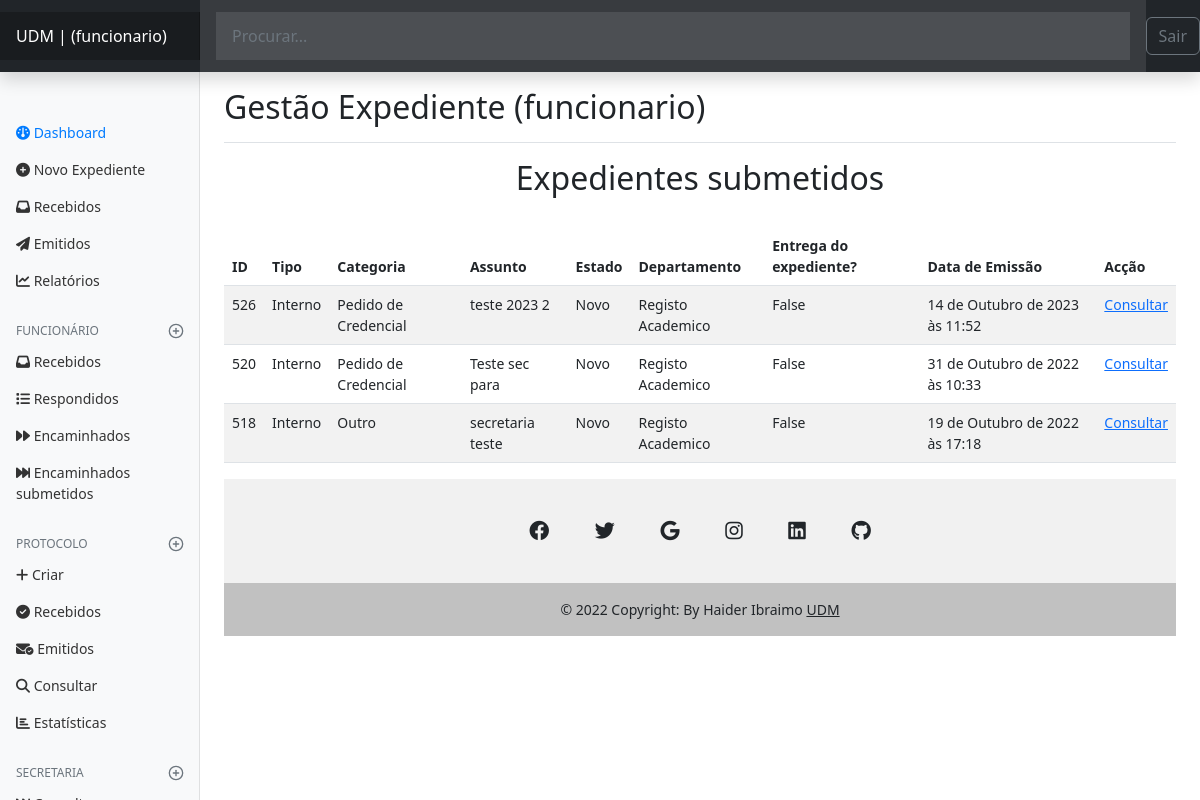
Page /authors/dashbord/expedient/emitidos (signed in) on the committed database.
### expedient/models.py (models this page shows, shortened)
class Expedient(models.Model):
    numero_Ex = models.IntegerField()
    tipo = models.CharField(max_length=50)
    departamento = models.CharField(max_length=100)
    categoria = models.CharField(max_length=100)
    assunto = models.CharField(max_length=150, null=False, )
    prioridade = models.CharField(max_length=20)
    confidencial = models.BooleanField(default=False)
    descricao = models.TextField(null=True, )
    estado = models.CharField(max_length=20)
    anexo = models.FileField(
        upload_to='expedient/uploads/%Y/%m/%d/', null=True,)
    data_emissao = models.DateTimeField(auto_now_add=True)
    data_recepcao = models.DateTimeField(auto_now=True)
    recebido = models.BooleanField(default=False)
    slug = models.SlugField()
    departamento = models.ForeignKey(
        Departamento, on_delete=models.SET_NULL, null=True, default=None)
    usuario = models.ForeignKey(User, on_delete=models.SET_NULL, null=True)

class Departamento(models.Model):
    nome = models.CharField(max_length=65)
    def __str__(self):
        return self.nome

### authors/views.py (the view)
# urls.py: path('dashbord/expedient/emitidos', views.dashbord_expedient_emitidos,
@login_required(login_url='authors:login', redirect_field_name='next')
def dashbord_expedient_emitidos(request):
    expedients = Expedient.objects.filter(
        usuario=request.user,
    ).exclude(estado='Respondido')
    funcionario = Funcionario.objects.filter(author=request.user).first()
    page_obj, pagination_range = make_pagination(
        request, expedients, PER_PAGE)
    return render(request,
                  'authors/pages/dashbord_emitidos.html', context={
                      'expedients': page_obj,
                      'pagination_range': pagination_range,
                      'funcionario': funcionario,
                  }
                  )

### authors/templates/authors/pages/dashbord_emitidos.html (shortened to what this page needs)
{% extends 'global/base.html' %}
{% block content %}
  <H2 align="center">Expedientes submetidos</H2>
  <br>
  <table class="table table-striped table-hover">
    <thead>
     <tr>
        <th>ID</th>
        <th>Tipo</th>
        <th>Categoria</th>
        <th>Assunto</th>
        <th>Estado</th>
        <th>Departamento</th>
        <th>Entrega do expediente?</th>
        <th>Data de Emissão</th>
        <th>Acção</th>
     </tr>
      </thead>
    {% for expedient in expedients %}
    <tr>
        <td> {{ expedient.id }} </td>
        <td>{{ expedient.tipo }}</td>
        <td>{{ expedient.categoria }}</td>
        <td>{{ expedient.assunto }}</td>
        <td>{{ expedient.estado }}</td>
        <td>{{ expedient.departamento }}</td>
        <td>{{ expedient.recebido }}</td>
        <td>{{ expedient.data_emissao }}</td>
        <td> <a href="{% url 'authors:dashbord_expedient_detail' expedient.id %}">Consultar</a> </td>
     </tr>
    {% empty %}
        <p style="color:red">Não tens nenhum expediente emitido, crie um.</p>
    {% endfor %}
</table>
{% endblock content %}

### expedient/templates/expedient/partials/header.html (shortened to what this page needs)
{% if request.user.is_authenticated %}
<header class="navbar navbar-dark sticky-top bg-dark flex-md-nowrap p-0 shadow">
    <a class="navbar-brand col-md-3 col-lg-2 me-0 px-3 fs-6" href="{% url 'authors:dashbord' %}">UDM  | ({{ request.user.username }}) </a>
    <form action="{% url 'authors:search' %}" method="get" class="form-control form-control-dark w-100 rounded-0 border-0">
    <input class="form-control form-control-dark w-100 rounded-0 border-0" type="text" placeholder="Procurar..." name="search"  aria-label="Search" value="{{ search_term }}">
    </form>
    <div class="navbar-nav">
      <div class="nav-item text-nowrap">
        <form action="{% url 'authors:logout' %}" method="POST">
          <button class="btn btn-outline-secondary" type="submit"> Sair</button>
      </form>
      </div>
    </div>
  </header>
  <div class="container-fluid">
    <div class="row">
      <nav id="sidebarMenu" class="col-md-3 col-lg-2 d-md-block bg-light sidebar collapse">
        <div class="position-sticky pt-3 sidebar-sticky">
          <ul class="nav flex-column"  style="padding-top: 25%;">
            <li class="nav-item">
              <a class="nav-link active" aria-current="page" href="{% url 'authors:dashbord' %}">
                <i class="fa-solid fa-gauge"></i>
                Dashboard
              </a>
            </li>
            <li class="nav-item">
              <a class="nav-link" href="{% url 'authors:dashbord_expedient_new' %}">
               <i class="fa-sharp fa-solid fa-circle-plus"></i>
              Novo Expediente
              </a>
            </li>
            <li class="nav-item">
              <a class="nav-link" href="{% url 'authors:dashbord_expedient_recebidos' %}">
                <i class="fa-sharp fa-solid fa-inbox"></i>
                Recebidos
              </a>
            </li>
            <li class="nav-item">
              <a class="nav-link" href="{% url 'authors:dashbord_expedient_emitidos' %}">
                <i class="fa-sharp fa-solid fa-paper-plane"></i>
                Emitidos
              </a>
            </li>
            <li class="nav-item">
              <a class="nav-link" href="#">
                <i class="fa-sharp fa-solid fa-chart-line"></i>
                Relatórios
              </a>
            </li>
          </ul>
{% if not funcionario %}
{% else %}
          <h6 class="sidebar-heading d-flex justify-content-between align-items-center px-3 mt-4 mb-1 text-muted text-uppercase">
            <span>Funcionário</span>
            <a class="link-secondary" href="#" aria-label="Add a new report">
              <span data-feather="plus-circle" class="align-text-bottom"></span>
            </a>
          </h6>
          <ul class="nav flex-column mb-2">
            <li class="nav-item">
              <a class="nav-link" href="{% url 'authors:dashbord_expedient_recebidos_funcionario'  %}">
                <i class="fa-sharp fa-solid fa-inbox"></i>
                Recebidos
              </a>
            </li>
            <li class="nav-item">
              <a class="nav-link" href="{% url 'authors:dashbord_expedient_respondidos_funcionario'  %}">
                <i class="fa-solid fa-list"></i>
                Respondidos
              </a>
            </li>
            <li class="nav-item">
              <a class="nav-link" href="{% url 'authors:dashbord_expedient_encaminhados_funcionario'  %}">
                <i class="fa-sharp fa-solid fa-forward"></i>
                Encaminhados
              </a>
            </li>
            <li class="nav-item">
              <a class="nav-link" href="{% url 'authors:dashbord_expedient_encaminhados_submetidos_funcionario'  %}">
                <i class="fa-solid fa-forward-fast"></i>
                Encaminhados submetidos
              </a>
            </li>
          </ul>
              <h6 class="sidebar-heading d-flex justify-content-between align-items-center px-3 mt-4 mb-1 text-muted text-uppercase">
                <span>Protocolo</span>
                <a class="link-secondary" href="#" aria-label="Add a new report">
                  <span data-feather="plus-circle" class="align-text-bottom"></span>
                </a>
              </h6>
              <ul class="nav flex-column mb-2">
                <li class="nav-item">
                  <a class="nav-link" href="{% url 'authors:dashbord_protocol_new'  %}">
                    <i class="fa-solid fa-plus"></i>
                    Criar
                  </a>
                </li>
                <li class="nav-item">
                  <a class="nav-link" href="{% url 'authors:dashbord_protocol_recebidos'  %}">
                    <i class="fa-solid fa-circle-check"></i>
                    Recebidos
                  </a>
                </li>
                <li class="nav-item">
                  <a class="nav-link" href="{% url 'authors:dashbord_protocol_emitidos'  %}">
                    <i class="fa-solid fa-envelope-circle-check"></i>
                    Emitidos
                  </a>
                </li>
                <li class="nav-item">
                  <a class="nav-link" href="{% url 'authors:protocol_search'  %}">
                    <i class="fa-solid fa-magnifying-glass"></i>
                    Consultar
                  </a>
                </li>
                <li class="nav-item">
                  <a class="nav-link" href="{% url 'authors:protocol_statistics'  %}">
                    <i class="fa-solid fa-chart-bar"></i>
                    Estatísticas
                  </a>
                </li>
              </ul>
  {% endif %}
  {% if  funcionario.departamento.nome == "Secretaria" %}
      <h6 class="sidebar-heading d-flex justify-content-between align-items-center px-3 mt-4 mb-1 text-muted text-uppercase">
            <span>Secretaria</span>
            <a class="link-secondary" href="#" aria-label="Add a new report">
              <span data-feather="plus-circle" class="align-text-bottom"></span>
            </a>
          </h6>
          <ul class="nav flex-column mb-2">
          <li class="nav-item">
            <a class="nav-link" href="{% url 'authors:secretaria_search'  %}">
            </a>
          </li>
        </ul>
  {% endif %}
  <br>
        </div>
      </nav>
      <main class="col-md-9 ms-sm-auto col-lg-10 px-md-4">
        <div class="d-flex justify-content-between flex-wrap flex-md-nowrap align-items-center pt-3 pb-2 mb-3 border-bottom">
          <h1 class="h2">Gestão Expediente ({{request.user.username}}) </h1>
        </div>
{% endif %}

### base_static/expedient/css/dashboard.css (style rules this page uses)
body { font-size: .875rem; }
.feather { width: 16px; height: 16px; vertical-align: text-bottom; }
.sidebar { position: fixed; top: 0; bottom: 0; left: 0; z-index: 100; padding: 0; box-shadow: inset -1px 0 0 rgba(0, 0, 0, .1); }
.sidebar-sticky { position: -webkit-sticky; position: sticky; top: 48px; height: calc(100vh - 48px); padding-top: .5rem; overflow-x: hidden; overflow-y: auto; }
.sidebar .nav-link { font-weight: 500; color: #333; }
.sidebar .nav-link.active { color: #007bff; }
.sidebar-heading { font-size: .75rem; text-transform: uppercase; }
.navbar-brand { padding-top: .75rem; padding-bottom: .75rem; font-size: 1rem; background-color: rgba(0, 0, 0, .25); box-shadow: inset -1px 0 0 rgba(0, 0, 0, .25); }
.navbar .form-control { padding: .75rem 1rem; border-width: 0; border-radius: 0; }
.form-control-dark { color: #fff; background-color: rgba(255, 255, 255, .1); border-color: rgba(255, 255, 255, .1); }
.border-bottom { border-bottom: 1px solid #e5e5e5; }

### rows in the picture
Expedient: id "526", tipo "Interno", categoria "Pedido de Credencial", assunto "teste 2023 2", estado "Novo", departamento "Registo Academico", recebido "False", data_emissao "14 de Outubro de 2023 às 11:52"
Expedient: id "520", tipo "Interno", categoria "Pedido de Credencial", assunto "Teste sec para", estado "Novo", departamento "Registo Academico", recebido "False", data_emissao "31 de Outubro de 2022 às 10:33"
Expedient: id "518", tipo "Interno", categoria "Outro", assunto "secretaria teste", estado "Novo", departamento "Registo Academico", recebido "False", data_emissao "19 de Outubro de 2022 às 17:18"

### other values in the picture
{{ request.user.username }} "funcionario"
